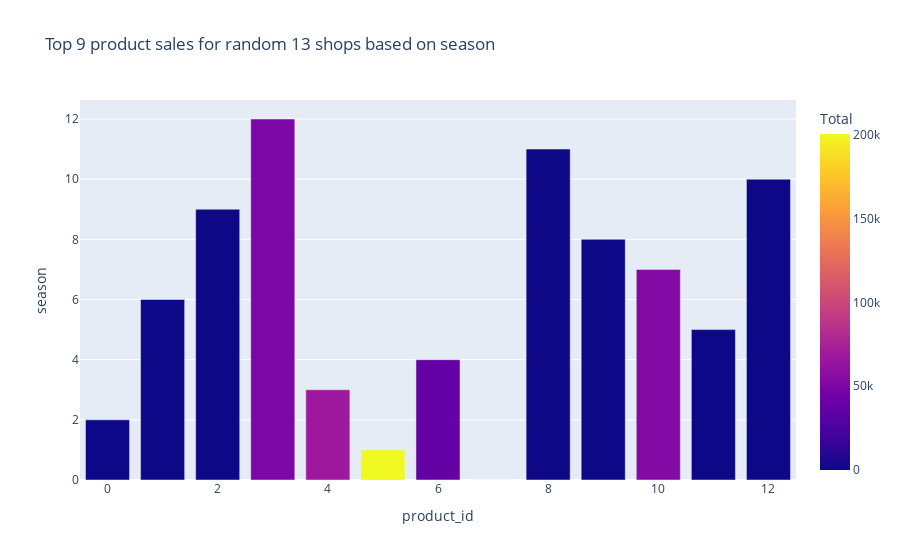

The notebook cell saved with this chart:
### Code cell
plt.figure(figsize=(10,5))
px.bar(top_prd_per_season,x="product_id", y="season",color='Total',title="Top 9 product sales for random 13 shops based on season")

### Figure 1 — Plotly figure (JSON) as saved in the notebook; plotly's stock layout.template omitted (floating-point values rounded to 4 significant figures)
{"data": [{"alignmentgroup": "True", "hovertemplate": "product_id=%{x}<br>season=%{y}<br>Total=%{marker.color}<extra></extra>", "legendgroup": "", "marker": {"color": [1, 16, 343, 49648, 67592, 200464, 37548, 12, 402, 5, 53428, 1, 546], "coloraxis": "coloraxis", "pattern": {"shape": ""}}, "name": "", "offsetgroup": "", "orientation": "v", "showlegend": false, "textposition": "auto", "type": "bar", "x": [0, 1, 2, 3, 4, 5, 6, 7, 8, 9, 10, 11, 12], "xaxis": "x", "y": [2, 6, 9, 12, 3, 1, 4, 0, 11, 8, 7, 5, 10], "yaxis": "y"}], "layout": {"barmode": "relative", "coloraxis": {"colorbar": {"title": {"text": "Total"}}, "colorscale": [[0, "#0d0887"], [0.1111, "#46039f"], [0.2222, "#7201a8"], [0.3333, "#9c179e"], [0.4444, "#bd3786"], [0.5556, "#d8576b"], [0.6667, "#ed7953"], [0.7778, "#fb9f3a"], [0.8889, "#fdca26"], [1, "#f0f921"]]}, "legend": {"tracegroupgap": 0}, "title": {"text": "Top 9 product sales for random 13 shops based on season"}, "xaxis": {"anchor": "y", "domain": [0, 1], "title": {"text": "product_id"}}, "yaxis": {"anchor": "x", "domain": [0, 1], "title": {"text": "season"}}}}
